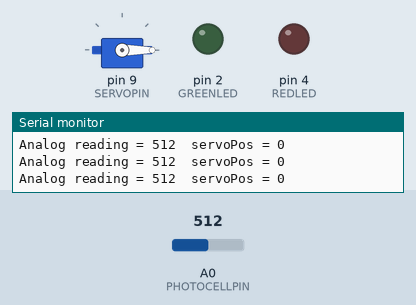
A sketch run on a simulated Arduino Uno, built with avr-gcc and run on an emulated ATmega328P. Shown: servo, output pins drawn as LEDs (lit = HIGH), the last lines printed to the serial monitor. Inputs (shaded band) come from the test bench; at power-on: A0 (PHOTOCELLPIN) = 512.

Above: at 2.2 s.
2.3 s: A0 (PHOTOCELLPIN) set to 889
5.3 s: A0 (PHOTOCELLPIN) set to 916
At 6.5 s:
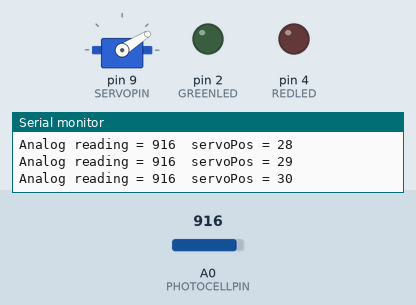
At 7.18 s:
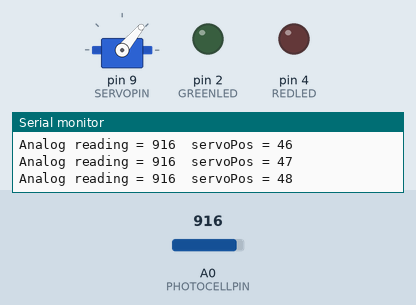
8.3 s: A0 (PHOTOCELLPIN) set to 900
At 8.52 s:
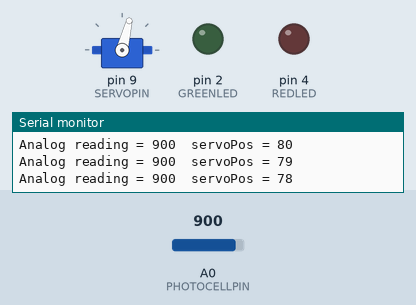
Timing chart, 0 to 12.8 s (numbered marks = the images above; inputs shaded):
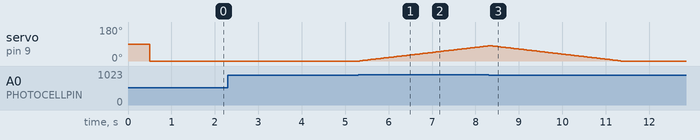

Measured:
- the behaviour switches between 900 and 901 on A0 (PHOTOCELLPIN) (found by bisection; images 0 and 1)
- after the input at 5.3 s, servo on pin 9 (SERVOPIN): moves from 0° to 80° over 2.9 s, starting at once
- after the input at 8.3 s, pin 2 (GREENLED), pin 4 (REDLED): stops changing and stays LOW

The sketch:

laserTag.ino
```cpp
#include <Servo.h>

int GREENLED = 2;
int REDLED = 4;
int SERVOPIN = 9;
int PHOTOCELLPIN = 0;
int WAITFORRESET = 5000;

int photocellReading;
int servoPos;

Servo s;

void setup() {
    pinMode(GREENLED, OUTPUT);
    pinMode(REDLED, OUTPUT);
    Serial.begin(9600);
    servoPos = 90;
    s.write(servoPos);
    s.attach(SERVOPIN);
    delay(500);
    servoPos = 0;
    s.write(servoPos);
    delay(500);
}

void loop() {
  photocellReading = analogRead(PHOTOCELLPIN);
  Serial.print("Analog reading = ");
  Serial.print(photocellReading);
  Serial.print("\tservoPos = ");
  Serial.println(servoPos);
  if (photocellReading > 900) {
    servoPos += 1;
  } else {
    if (servoPos > 0) servoPos -= 1;
  }
  s.write(servoPos);

  if (servoPos >= 180) {
    flashLeds();
    // delay(WAITFORRESET);
    servoPos = 0;
    s.write(servoPos);
    delay(WAITFORRESET);
  }
}

void flashLeds() {
  for (int i=0; i<3; i++) {
    digitalWrite(GREENLED, HIGH);
    digitalWrite(REDLED, HIGH);
    delay(200);
    digitalWrite(GREENLED, LOW);
    digitalWrite(REDLED, LOW);
    delay(200);
  }
}
```
